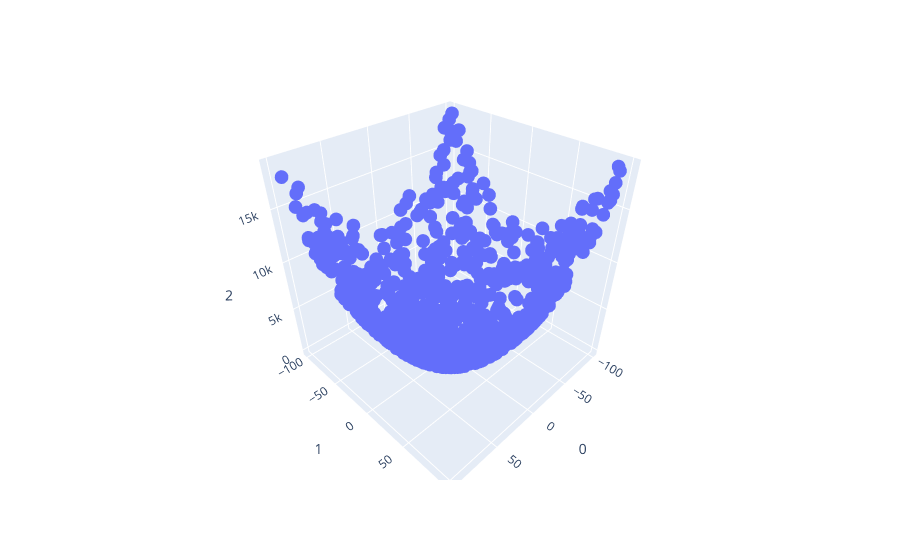

Source (notebook cell):
### Code cell
rand = np.random.default_rng(42)

#Defining the values we talked about
a = -100
b = 100
n = 1000

#Our target function f
def f(x,y):
    return x**2+y**2


xcoords = rand.uniform(low=a,high=b,size=(n,1))
ycoords = rand.uniform(low=a,high=b,size=(n,1))

zcoords = f(xcoords,ycoords)

dataset = np.concatenate((xcoords,ycoords,zcoords),axis=1)

#formatting coords for input
TestTrainSplit = 0.8
batches = 5
SplitIndex = int(TestTrainSplit*n)
TrainData  = dataset[:SplitIndex]
TestData = dataset[SplitIndex:]

noise = rand.normal(loc=0,scale=0.5,size=(SplitIndex,1))
TrainData[:,-1] = (TrainData[:,-1].reshape(SplitIndex,1) + noise).reshape(SplitIndex)

TrainDataBatches = np.split(TrainData,batches)

#Simple scatter plot for visualisation
fig = px.scatter_3d(TrainData,x=0,y=1,z=2)
fig.show()

### Figure 1 — Plotly figure (JSON) as saved in the notebook; plotly's stock layout.template omitted (floating-point values rounded to 4 significant figures; data arrays with more than 128 entries replaced by an {"elided": "..."} marker saying what was removed)
{"data": [{"hovertemplate": "0=%{x}<br>1=%{y}<br>2=%{z}<extra></extra>", "legendgroup": "", "marker": {"color": "#636efa", "symbol": "circle"}, "mode": "markers", "name": "", "scene": "scene", "showlegend": false, "type": "scatter3d", "x": {"elided": "800 float values"}, "y": {"elided": "800 float values"}, "z": {"elided": "800 float values"}}], "layout": {"legend": {"tracegroupgap": 0}, "margin": {"t": 60}, "scene": {"domain": {"x": [0, 1], "y": [0, 1]}, "xaxis": {"title": {"text": "0"}}, "yaxis": {"title": {"text": "1"}}, "zaxis": {"title": {"text": "2"}}}}}
